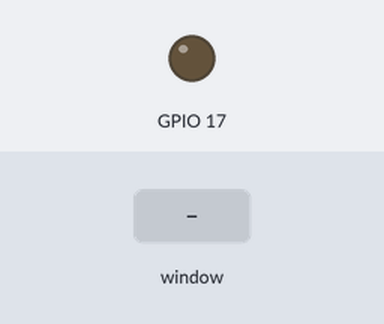
This program was run on a simulated Raspberry Pi (BCM pin numbers). Parts: output pins drawn as LEDs (lit = HIGH). The test bench sets the inputs (shaded band). The desktop window is not drawn, its controls go by their first labels and the mouse button is held 0.15 s.

Above: at 1.2 s.
1.3 s: control labelled "Set" in the window clicked
At 2.5 s:
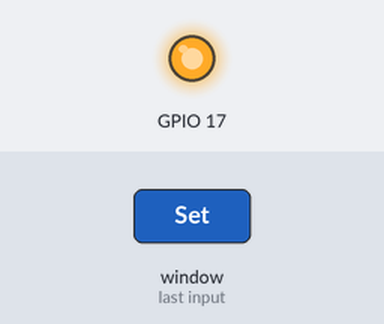
Timing chart, 0 to 4.3 s (numbered marks = the images above; inputs shaded):
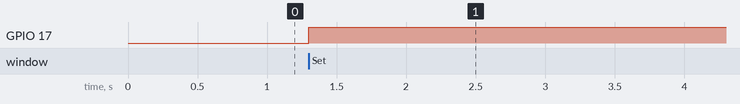

The program:

gui.py
```python
from Tkinter import *
import RPi.GPIO as GPIO
root=Tk()

pi_s=StringVar()
md=StringVar()
pi_s.set('17')
md.set('High')
def sw_t(pin_id,val):
    GPIO.setup(int(pin_id),GPIO.OUT)
    if val.lower()=='on' or val=='1'or val.lower()=='high':
        GPIO.output(int(pin_id),GPIO.HIGH)
    elif val.lower()=='off' or val=='0'or val.lower()=='low':
        GPIO.output(int(pin_id),GPIO.LOW)

pin_sel=OptionMenu(root,pi_s,'17','18','27','22','23','24','25','5','6','13','19','26','21','20','16','12')
pin_sel.grid(column=1,row=1)

mode_sel=OptionMenu(root,md,'High','Low')
mode_sel.grid(column=3,row=1)

Button(root,text='Set',command=lambda: sw_t(pi_s.get(),md.get())).grid(column=4,row=1)
Label(root,text='Pin Number(Board)').grid(column=0,row=1)
Label(root,text='Value').grid(column=2,row=1)
Label(root,text='Change Value').grid(column=0,row=0)
GPIO.setmode(GPIO.BCM)
root.mainloop()
GPIO.cleanup()
```

Measured:
- after the input at 1.3 s, GPIO 17: LOW → HIGH at once
